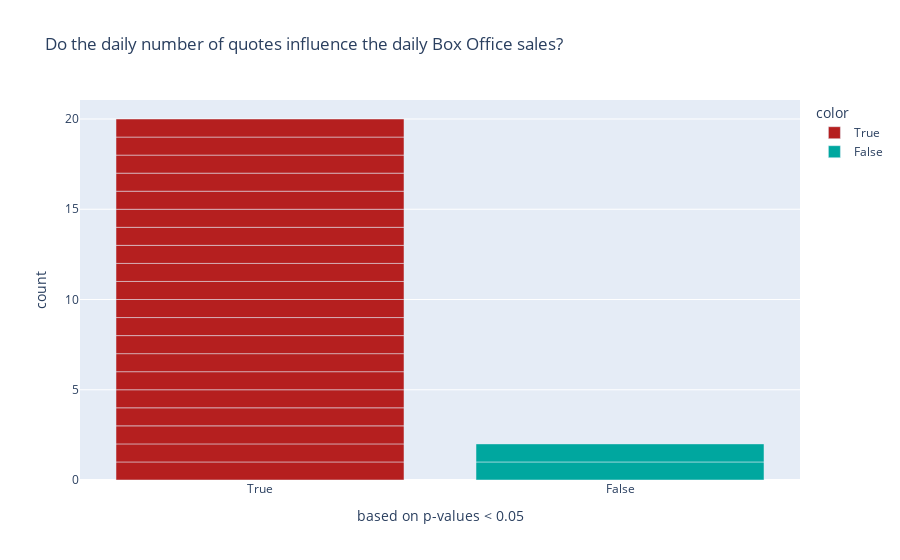

The code cell stored with this chart in its notebook:
### Markdown cell above
Finally we plot the results. We are interested in whether the daily number of quotes Granger causes the box office sales.

### Code cell
import plotly.express as px

sent2box = np.array([(movie, p_val, reject) for movie, (p_val, reject) in cause_box.items()])
temp = pd.DataFrame(sent2box).rename(columns={0: 'movie', 1: 'p_vals', 2: 'reject'})

fig = px.bar(x=temp.reject, y=(np.ones(len(temp.reject))), labels={'x':'based on p-values < 0.05', 'y':'count'},
            hover_name =temp.movie,
            color=temp.reject,
            color_discrete_sequence=['#B51F1F', '#00A79F'],
            title='Do the daily number of quotes influence the daily Box Office sales?')
fig.show()

### Figure 1 — Plotly figure (JSON) as saved in the notebook; plotly's stock layout.template omitted (floating-point values rounded to 4 significant figures)
{"data": [{"alignmentgroup": "True", "hovertemplate": "<b>%{hovertext}</b><br><br>color=True<br>based on p-values < 0.05=%{x}<br>count=%{y}<extra></extra>", "hovertext": ["Star Wars: Episode VII - The Force Awakens", "Avengers: Age of Ultron", "The Martian", "Captain America: Civil War", "Deadpool", "Wonder Woman", "Star Wars: Episode VIII - The Last Jedi", "Beauty and the Beast", "Thor: Ragnarok", "Jumanji: Welcome to the Jungle", "Venom", "Black Panther", "Avengers: Infinity War", "Aquaman", "Star Wars: Episode IX - The Rise of Skywalker", "Captain Marvel", "Joker", "The Lion King", "Avengers: Endgame", "Aladdin"], "legendgroup": "True", "marker": {"color": "#B51F1F", "pattern": {"shape": ""}}, "name": "True", "offsetgroup": "True", "orientation": "v", "showlegend": true, "textposition": "auto", "x": ["True", "True", "True", "True", "True", "True", "True", "True", "True", "True", "True", "True", "True", "True", "True", "True", "True", "True", "True", "True"], "xaxis": "x", "y": [1, 1, 1, 1, 1, 1, 1, 1, 1, 1, 1, 1, 1, 1, 1, 1, 1, 1, 1, 1], "yaxis": "y", "type": "bar"}, {"alignmentgroup": "True", "hovertemplate": "<b>%{hovertext}</b><br><br>color=False<br>based on p-values < 0.05=%{x}<br>count=%{y}<extra></extra>", "hovertext": ["Jurassic World", "Bohemian Rhapsody"], "legendgroup": "False", "marker": {"color": "#00A79F", "pattern": {"shape": ""}}, "name": "False", "offsetgroup": "False", "orientation": "v", "showlegend": true, "textposition": "auto", "x": ["False", "False"], "xaxis": "x", "y": [1, 1], "yaxis": "y", "type": "bar"}], "layout": {"xaxis": {"anchor": "y", "domain": [0, 1], "title": {"text": "based on p-values < 0.05"}}, "yaxis": {"anchor": "x", "domain": [0, 1], "title": {"text": "count"}}, "legend": {"title": {"text": "color"}, "tracegroupgap": 0}, "title": {"text": "Do the daily number of quotes influence the daily Box Office sales?"}, "barmode": "relative"}}
